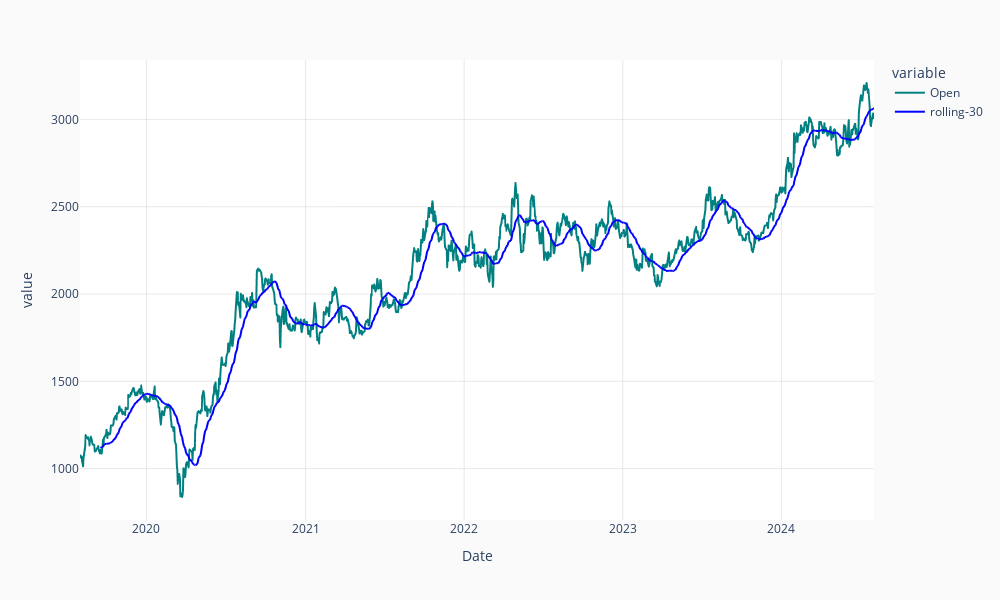

Write notebook code for a chart like this one.
### Code cell
#plotting rolling mean and open price on graph
fig=px.line(df_rel_date,x="Date",y=["Open","rolling-30"])
fig.for_each_trace(lambda t:t.update(line_color={
    'Open':"teal","rolling-30":"blue"
}[t.name]))
fig.update_layout(width=1000,height=600,plot_bgcolor="#ffffff",paper_bgcolor="#fafafa")
fig.update_xaxes(showgrid=True, gridcolor='lightgray', gridwidth=0.5)
fig.update_yaxes(showgrid=True, gridcolor='lightgray', gridwidth=0.5)
fig.show()

### Figure 1 — Plotly figure (JSON) as saved in the notebook; plotly's stock layout.template omitted (floating-point values rounded to 4 significant figures; data arrays with more than 128 entries replaced by an {"elided": "..."} marker saying what was removed)
{"data": [{"hovertemplate": "variable=Open<br>Date=%{x}<br>value=%{y}<extra></extra>", "legendgroup": "Open", "line": {"color": "teal", "dash": "solid"}, "marker": {"symbol": "circle"}, "mode": "lines", "name": "Open", "showlegend": true, "type": "scattergl", "x": {"elided": "1235 str values"}, "xaxis": "x", "y": {"elided": "1235 float values"}, "yaxis": "y"}, {"hovertemplate": "variable=rolling-30<br>Date=%{x}<br>value=%{y}<extra></extra>", "legendgroup": "rolling-30", "line": {"color": "blue", "dash": "solid"}, "marker": {"symbol": "circle"}, "mode": "lines", "name": "rolling-30", "showlegend": true, "type": "scattergl", "x": {"elided": "1235 str values"}, "xaxis": "x", "y": {"elided": "1235 float values"}, "yaxis": "y"}], "layout": {"height": 600, "legend": {"title": {"text": "variable"}, "tracegroupgap": 0}, "margin": {"t": 60}, "paper_bgcolor": "#fafafa", "plot_bgcolor": "#ffffff", "width": 1000, "xaxis": {"anchor": "y", "autorange": true, "domain": [0, 1], "gridcolor": "lightgray", "gridwidth": 0.5, "range": ["2019-08-01", "2024-08-01"], "showgrid": true, "title": {"text": "Date"}, "type": "date"}, "yaxis": {"anchor": "x", "autorange": true, "domain": [0, 1], "gridcolor": "lightgray", "gridwidth": 0.5, "range": [706.0, 3341.0], "showgrid": true, "title": {"text": "value"}, "type": "linear"}}}
